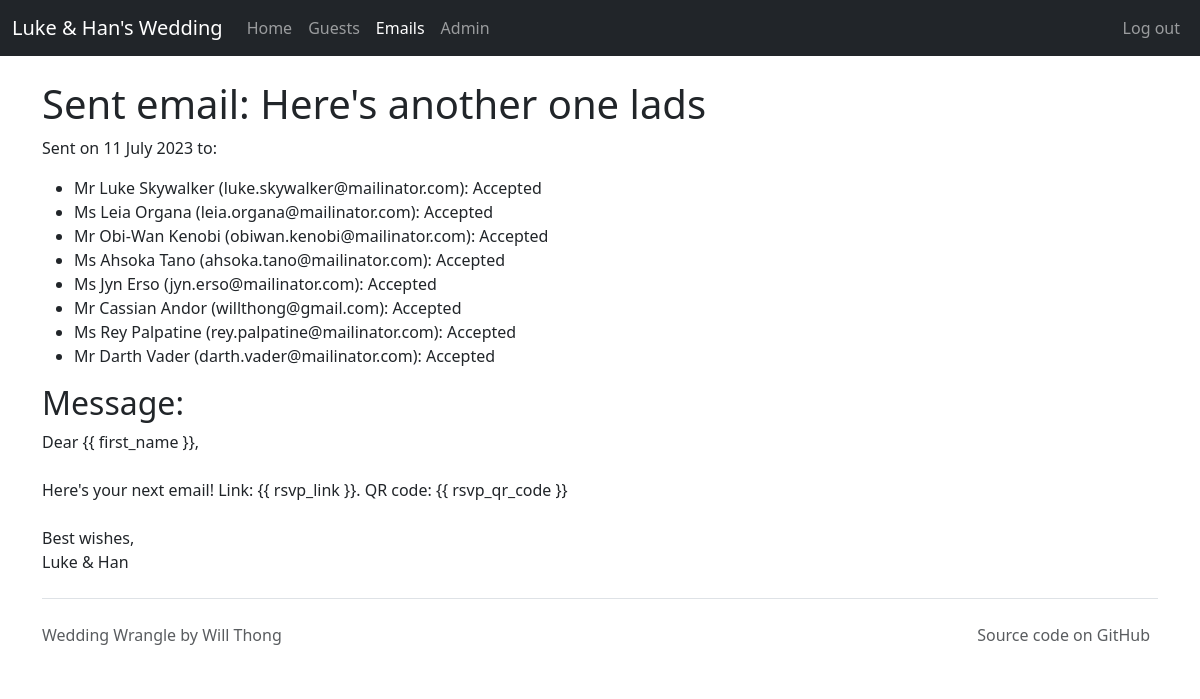
The page /email/27/detail/ (signed in) on the database as committed earlier.
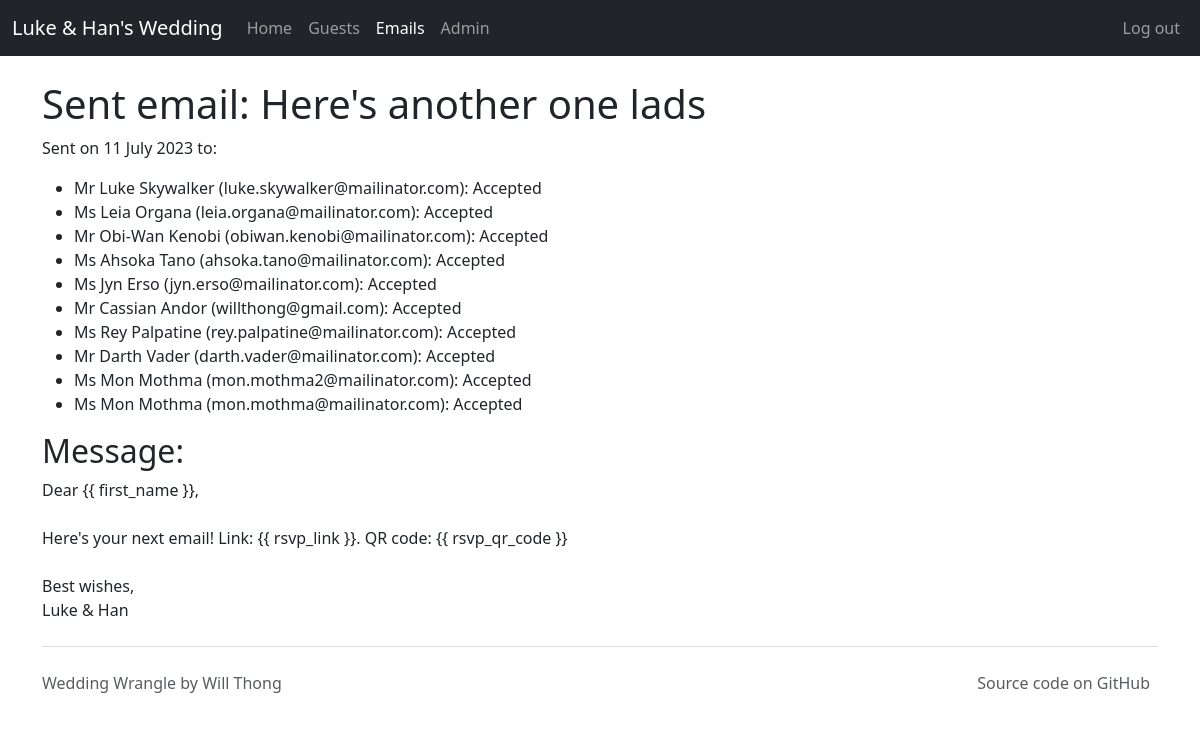
The same page on the database as committed later.
### weddingwrangle/models.py (models this page shows, shortened)
class Guest(models.Model):
    first_name = models.CharField(max_length=30)
    surname = models.CharField(max_length=30)
    email_address = models.CharField(max_length=50, blank=True)
    rsvp_link = models.CharField(max_length=15, verbose_name="RSVP Link")
    rsvp_qr = models.BinaryField(
        null=True, blank=True, editable=False, verbose_name="RSVP QR"
    )
    title = models.ForeignKey(Title, on_delete=models.CASCADE, related_name="guest")
    position = models.ForeignKey(
        Position, on_delete=models.CASCADE, related_name="guest"
    )
    rsvp_status = models.ForeignKey(
        RSVPStatus,
        on_delete=models.CASCADE,
        related_name="guest",
        verbose_name="RSVP Status",
    )
    partner = models.ForeignKey(
        "self",
        on_delete=models.SET_NULL,
        null=True,
        blank=True,
    )
    dietaries = models.ManyToManyField(Dietary, related_name="guest", blank=True)
    emails = models.ManyToManyField(Email, related_name="guest", blank=True)
    audiences = models.ManyToManyField(Audience, related_name="guest", blank=True)
    created_at = models.DateTimeField(auto_now_add=True)
    updated_at = models.DateTimeField(auto_now=True)
    rsvp_at = models.DateTimeField(blank=True, null=True)
    partner = models.OneToOneField("self", null=True, blank=True, on_delete=models.SET_NULL)

class Title(models.Model):
    name = models.CharField(max_length=10)
    def __str__(self):
        return self.name
    class Meta:
        verbose_name_plural = "Titles"

class RSVPStatus(models.Model):
    name = models.CharField(max_length=11)
    verbose_name = models.CharField(max_length=50)
    def __str__(self):
        return self.name
    class Meta:
        verbose_name = "RSVP Status"
        verbose_name_plural = "RSVP Statuses"

### weddingwrangle/views.py (the view)
# urls.py: path("email/<int:pk>/detail/", views.EmailDetail.as_view(), name="email_detail"),
class EmailDetail(LoginRequiredMixin, DetailView):
    model = Email
    template_name = "weddingwrangle/email_detail.html"

### weddingwrangle/context_processors.py (called while the page is built)
def app_name(request):
    return {"APP_NAME": settings.APP_NAME}

### weddingwrangle/templates/weddingwrangle/email_detail.html
{% extends "base_bootstrap.html" %}
{% load crispy_forms_tags %}
{% load qr_code %}
{% block content %}
  <h1> Sent email: {{ object.subject }} </h1>
  <p>
  {% if object.date_sent == None %}
    Unsent
  {% else %}
    Sent on {{ object.date_sent|date:"j F Y" }} to:
    <ul>
      {% for guest in object.audience.guest.all %}
        {% if guest.email_address %}
          <li>
            {{ guest.title }} {{ guest.first_name }} {{ guest.surname }}
            ({{ guest.email_address }}): {{ guest.rsvp_status }}
          </li>
        {% endif %}
      {% endfor %}
    </ul>
  {% endif %}
  </p>
    <h2> Message: </h2>
    <p>
      {{ object.text|linebreaksbr }}
    </p>
{% endblock %}

Rows that differ between the two databases and show on the page:
now on this page (row edited): Guest: title "Ms", first_name "Mon", surname "Mothma", email_address "mon.mothma2@mailinator.com", rsvp_status "Accepted"
now on this page (row edited): Guest: title "Ms", first_name "Mon", surname "Mothma", email_address "mon.mothma@mailinator.com", rsvp_status "Accepted"
